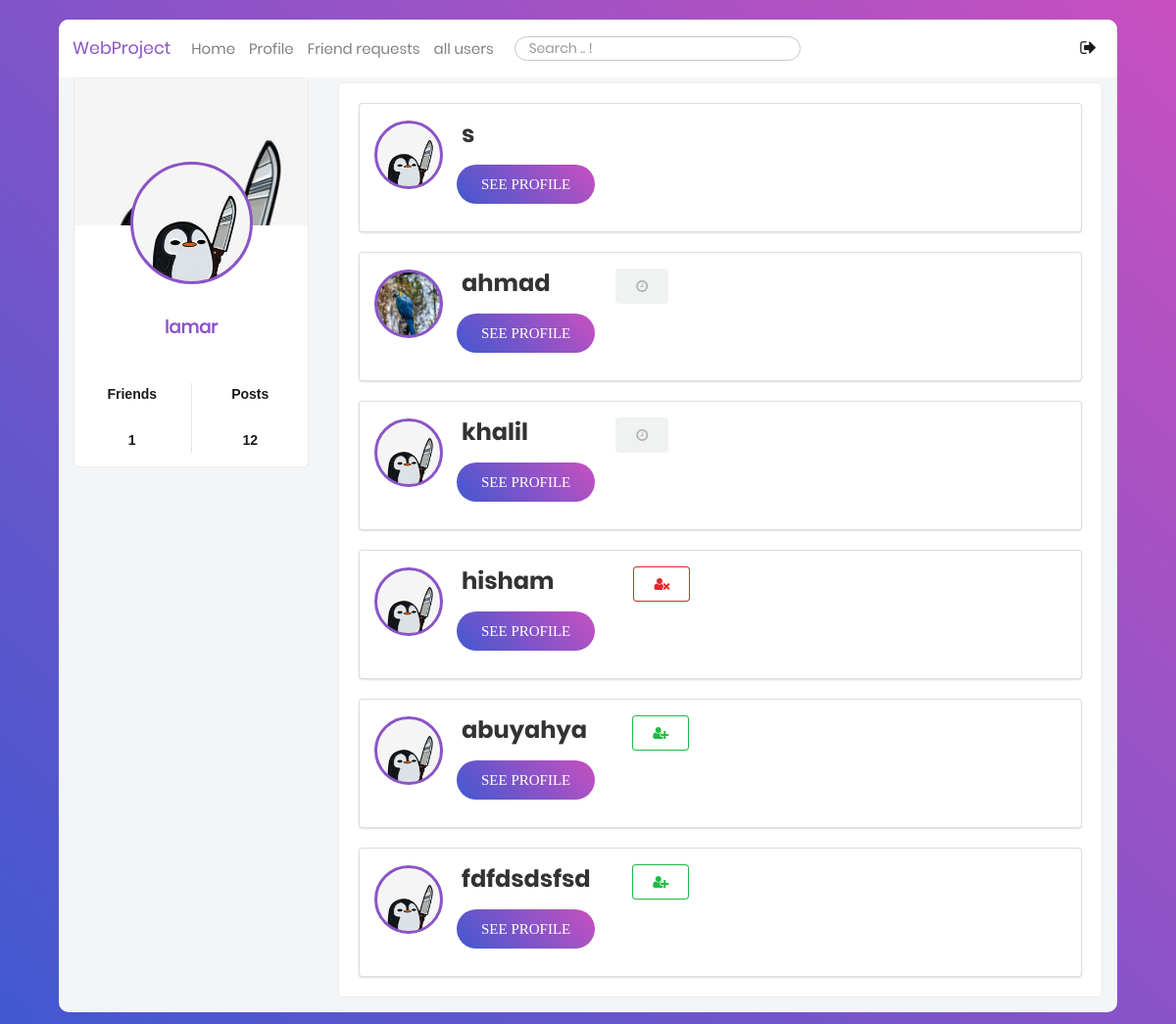
The page /all-profiles/ (signed in) on the database its author committed.
### users/models.py (models this page shows, shortened)
class Profile(models.Model):
    user = models.OneToOneField(User, on_delete=models.CASCADE)
    image = models.ImageField(default='default.jpg', upload_to='profile_pics')
    bgimage = models.ImageField(default='default.jpg', upload_to='bg_pics')
    friends = models.ManyToManyField(User, blank=True, related_name='friends')
    slug = models.SlugField(unique=True,default=uuid.uuid1)
    forget_password_token= models.CharField(max_length=100)
    updated = models.DateTimeField( auto_now=True)
    created = models.DateTimeField( auto_now_add=True)
    objects = ProfileManager()
    def get_absolute_url(self):
        return reverse("profile-detail-view", kwargs={"slug": self.slug})
    def get_friends_no(self):
        return self.friends.all().count()
    def get_posts_no(self):
        return self.posts.all().count()

### users/views.py (the view)
# urls.py: path('all-profiles/', views.ProfileListView.as_view(), name="all-profiles-view"),
class ProfileListView(ListView):
    model = Profile
    template_name = "users/profile_list.html"
    context_object_name = "qs"
    def get_queryset(self):
        qs = Profile.objects.get_all_profiles(self.request.user)
        return qs
    def get_context_data(self, **kwargs):
        context = super().get_context_data(**kwargs)
        user = User.objects.get(username__iexact=self.request.user)
        profile = Profile.objects.get(user=user)
        rel_r = Relationship.objects.filter(sender=profile)
        rel_s = Relationship.objects.filter(receiver=profile)
        rel_receiver = []
        rel_sender = []
        for item in rel_r:
            rel_receiver.append(item.receiver.user)
        for item in rel_s:
            rel_sender.append(item.sender.user)
        context["rel_receiver"] = rel_receiver
        context["rel_sender"] = rel_sender
        context["is_empty"] = False
        if len(self.get_queryset()) == 0:
            context["is_empty"] = True
        return context

### users/models.py (called while the page is built)
    def get_all_profiles(self, me):
        profiles = Profile.objects.all().exclude(user=me)
        return profiles

### users/templates/users/profile_list.html (shortened to what this page needs)
{% extends 'blog/base.html' %} {% block content %}
<div class="container mt-5" style="width: 75%">
  <div class="row">
    <div class="col">
      <div class="main-block">
        {% for obj in qs %}
        <div class="ui segment" style="margin: 20px">
          <div class="ui grid">
            <div class="row" style="padding: 20px; margin: 20px; height: 90px">
              <div
                style="background: url('{{ obj.image.url }}');border-radius: 50%;
    height: 70px;
    width: 70px;
    margin-left: -25px;
    margin-top: -23px;
    border: 3px solid #8B54C7;
    background-size: cover !important;
    background-position: center top !important;"
              ></div>
              <div
                class="thirteen wide column"
                style="display: inline; margin-top: -5%"
              >
                <span
                  style="
                    width: 100%;
                    height: 55px;
                    display: inline;
                    font-family: Poppins-Bold;
                    padding-left: 1%;
                    line-height: 2;
                    font-size: x-large;
                    display: inline-block;
                  "
                >
                  <p
                    class="login100-form-title animated"
                    style="
                      display: inline-block;
                      font-family: Poppins-Bold;
                      font-size: 24px;
                      color: #333333;
                      line-height: 1.2;
                      width: 15%;
    text-align: -webkit-left;
                    "
                  >
                    {{obj.user}}
                  </p>
                  {% if obj.user not in rel_receiver and obj.user not in rel_sender %}
                  <form
                    action=" {% url 'send-invite' %} "
                    method="POST"
                    style="display: inherit; margin-left: 3.5%"
                  >
                    <div style="    display: inline-block;
    width: 225%;
    text-align: -webkit-right;">
                    <button type="submit" class="ui positive basic button mb-5">
                      <i class="fa fa-user-plus" aria-hidden="true"></i>
                    </button></div>
                  </form>
                  {% endif %} {% if obj.user in rel_receiver and request.user not in obj.friends.all %}
                  <div style="    display: inline-block;
    width: 27%;
    text-align: -webkit-right;">
                  <button
                    class="ui disabled button mb-5"
                    style="margin-left: 3.5%"
                  >
                    <i class="fa fa-clock-o" aria-hidden="true"></i>
                  </button></div>
                  {% endif %} {% if request.user in obj.friends.all %}
                  <form
                    action="{% url 'remove-friend' %}"
                    method="POST"
                    style="display: inherit; margin-left: 3.5%"
                  >
                    <div style="    display: inline-block;
    width: 227%;
    text-align: -webkit-right;">
                    <button type="submit" class="ui negative basic button mb-5">
                      <i class="fa fa-user-times" aria-hidden="true"></i>
                    </button></div>
                  </form>
                  {% endif %}
                </span>
                <div
                  style="
                    justify-content: left;
                    width: 100%;
                    display: inline;
                    display: -webkit-box;
                  "
                >
                  <a href="{{obj.get_absolute_url}}">
                    <button
                      class="login100-form-btn"
                      style="display: inline-block; height: 40px"
                    >
                      See profile
                    </button></a
                  >
                </div>
                <br />
              </div>
            </div>
          </div>
        </div>
        {% endfor %}
      </div>
    </div>
  </div>
</div>
{% endblock content %}

### blog/templates/blog/base.html (shortened to what this page needs)
{% load static %}
<!DOCTYPE html>
<html class="no-js" lang="en">
  <head>
             <link
      rel="stylesheet"
      type="text/css"
      href="https://cdnjs.cloudflare.com/ajax/libs/semantic-ui/2.2.14/semantic.min.css"
    />
    <link
      rel="stylesheet"
      href="{% static 'blog/css/vendor/bootstrap.min.css' %} "
    />
    <link
      rel="stylesheet"
      href="{% static 'blog/css/vendor/font-awesome.min.css' %}"
    />
    <link rel="stylesheet" href="{% static 'blog/css/vendor/animate.css' %}" />
    <link
      rel="stylesheet"
      href="{% static 'blog/css/vendor/hamburgers.min.css' %}"
    />
    <link rel="stylesheet" href="{% static 'blog/css/util.css' %}" />
    <link rel="stylesheet" href="{% static 'blog/css/normalize.css' %}" />
    <link rel="stylesheet" href="{% static 'blog/css/main.css' %}" />
  </head>
  <body hx-headers = "{'X-CSRFToken' : '{{ csrf_token }}'} ">
    <div class="limiter">
      <div class="container-login100" style="align-items: flex-start;">
        <div class="wrap-main">
          <div class="container-fluid">
            <div class="row">
              <nav class="navbar navbar-expand-lg navbar-light bgwhite">
                <a
                  class="navbar-brand ProjectColor"
                  href="{% url 'blog-home' %}"
                  >WebProject</a
                >
                <div
                  class="collapse navbar-collapse"
                  id="navbarSupportedContent"
                >
                  <ul class="navbar-nav mr-auto">
                    <li class="nav-item ">
                      <a class="nav-link fs-15" href="{% url 'blog-home' %}"
                        >Home <span class="sr-only">(current)</span></a
                      >
                    </li>
                    <li class="nav-item">
                      <a class="nav-link fs-15" href="{% url 'profile' %}"
                        >Profile</a
                      >
                    </li>
                    <li class="nav-item">
                      <a
                        class="nav-link fs-15"
                        href="{% url 'my-invites-view' %}"
                        >Friend requests</a
                      >
                    </li>
                    <li class="nav-item">
                      <a
                        class="nav-link fs-15"
                        href="{% url 'all-profiles-view' %}"
                        >all users</a
                      >
                    </li>
                    <li class="nav-item pt-2 pl-3">
                      <form
                        action="{% url 'search' %}"
                        method="POST"
                        id="search"
                      >
                        <input
                          type="search"
                          name="searched"
                          class="p-1 fs-14 pl-3 input-border"
                          placeholder="Search .. !"
                        />
                      </form>
                    </li>
                  </ul>
                  <div class="form-inline my-2 my-lg-0">
                    <ul class="navbar-nav mr-auto">
                      <li class="nav-item active">
                        <a
                          class="nav-link fs-18"
                          href="{% url 'blog-logout' %}"
                          data-toggle="tooltip"
                          data-placement="top"
                          ><i class="fa fa-sign-out" aria-hidden="true"></i
                        ></a>
                      </li>
                    </ul>
                  </div>
                </div>
              </nav>
              <div class="col-sm-3 mobile-hidden">
          <div class="main-block">
            <div
              class="coverPicture"
              style="background: url('{{ user.profile.bgimage.url }}');"
            ></div>
            <div
              class="profilePicture"
              style="background: url('{{ user.profile.image.url }}');"
            ></div>
            <div class="FullName text-center fs-18 ProjectColor">
              {{ user }}
            </div>
            <div class="row statistic text-center fs-16 p-3">
              <div class="col">
                <p>Friends</p>
                <br />
                <p>{{ user.profile.get_friends_no }}</p>
              </div>
              <div class="col border-left">
                <p>Posts</p>
                <br />
                <p>{{ user.profile.get_posts_no }}</p>
              </div>
            </div>
          </div>
        </div>
        {% block content %} {% endblock content %}
            </div>
          </div>
        </div>
      </div>
    </div>
  </body>
</html>

### blog/static/blog/css/main.css (style rules this page uses)
* { margin: 0px; padding: 0px; box-sizing: border-box; }
body, html { height: 100%; font-family: Poppins-Regular, sans-serif; }
a { font-family: Poppins-Regular; font-size: 14px; line-height: 1.7; color: #666666; margin: 0px; transition: all 0.4s; -webkit-transition: all 0.4s; -o-transition: all 0.4s; -moz-transition: all 0.4s; }
p { font-family: Poppins-Regular; font-size: 14px; line-height: 1.7; color: #666666; margin: 0px; }
ul, li { margin: 0px; list-style-type: none; }
input { outline: none; border: none; }
button { outline: none !important; border: none; background: transparent; }
.limiter { width: 100%; margin: 0 auto; }
.container-login100 { width: 100%; min-height: 100vh; display: -webkit-box; display: -webkit-flex; display: -moz-box; display: -ms-flexbox; display: flex; flex-wrap: wrap; justify-content: center; align-items: flex-start; padding: 0; background: #9053c7; background: -webkit-linear-gradient(-135deg, #c850c0, #4158d0); background: -o-linear-gradient(-135deg, #c850c0, #4158d0); background: -moz-linear-gradient(-135deg, #c850c0, #4158d0); background: linear-gradient(-135deg, #c850c0, #4158d0); }
.wrap-main { width: 90%; background: #f3f5f7; border-radius: 10px; overflow: hidden; justify-content: space-between; margin-top: 20px; margin-bottom: 20px; }
nav { width: 100%; }
.main-block { background: #fff; border-radius: 5px; border: 1px solid #ebebeb; margin-bottom: 15px; }
.coverPicture { border-top-left-radius: 5px; -moz-border-radius-topleft: 5px; border-top-right-radius: 5px; -moz-border-radius-topright: 5px; height: 150px; background-size: cover !important; background-position: center top !important; }
.profilePicture { border-radius: 50%; height: 125px; width: 125px; margin: 0 auto; margin-top: -65px; border: 3px solid #8B54C7; background-size: cover !important; background-position: center top !important; }
.ProjectColor { color:#8B54C7 !important; }
.FullName { font-weight: 600; padding: 30px; }
.statistic p { font-weight: 600; color: rgba(0,0,0,.9); font-family: "Cairo", sans-serif !important; }
.login100-form-title { font-family: Poppins-Bold; font-size: 24px; color: #333333; line-height: 1.2; text-align: center; width: 100%; display: block; padding-bottom: 10%; }
.login100-form-btn { font-family: Montserrat-Bold; font-size: 15px; line-height: 1.5; color: #fff; text-transform: uppercase; width: 100%; height: 50px; border-radius: 25px; background: -webkit-linear-gradient(-135deg, #c850c0, #4158d0); display: -webkit-box; display: -webkit-flex; display: -moz-box; display: -ms-flexbox; display: flex; justify-content: center; align-items: center; padding: 0 25px; -webkit-transition: all 0.4s; -o-transition: all 0.4s; -moz-transition: all 0.4s; transition: all 0.4s; }
.input-border { border-radius: 25px !important; border: 1px solid #c6c8ca !important; }
.mt-5 { margin-top: 5px !important; }
.mb-5 { margin-bottom: 5px !important; }

### rows shown on the page
Profile: image (placeholder picture), user "s"
Profile: image (picture), user "ahmad"
Profile: image (placeholder picture), user "khalil"
Profile: image (placeholder picture), user "hisham"
Profile: image (placeholder picture), user "abuyahya"
Profile: image (placeholder picture), user "fdfdsdsfsd"

### other values the page prints
{{ user }} "lamar"
{{ user.profile.get_friends_no }} "1"
{{ user.profile.get_posts_no }} "12"
